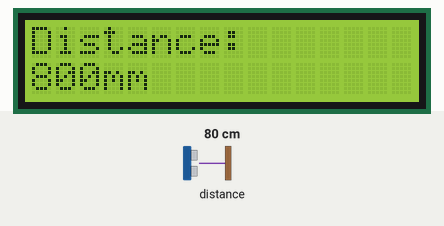
Simulated run of this sketch. Board: Arduino Uno, built with avr-gcc and run on an emulated ATmega328P. On the bench: 16×2 character LCD. The test bench sets the inputs (shaded band); at power-on: distance to the obstacle 80 cm. What the sketch prints to the serial monitor is not drawn.

Above: at 1.2 s.
1.3 s: distance to the obstacle set to 250 cm
At 1.9 s:
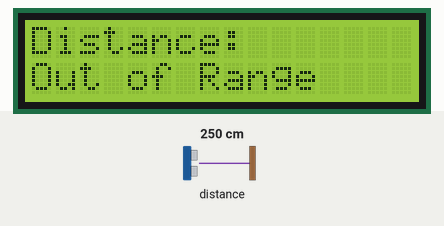
2.8 s: distance to the obstacle set to 2 cm
At 3.4 s:
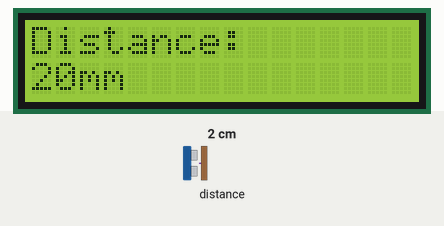
4.3 s: distance to the obstacle set to 4 cm
At 5.0 s:
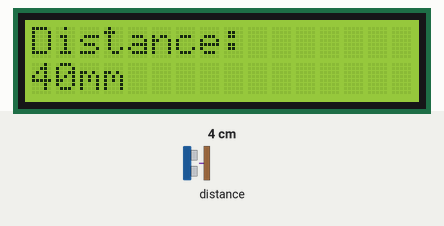
5.9 s: distance to the obstacle set to 299 cm
At 7.2 s:
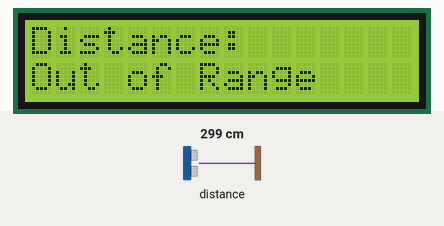
Timing chart, 0 to 8.7 s (numbered marks = the images above; inputs shaded):
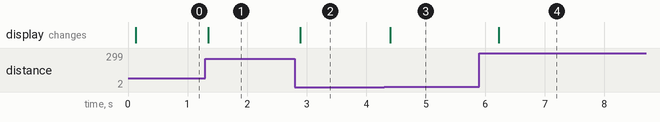

The sketch:

LaserTOF_VL53L0X-LCD_display.ino
```cpp
 /*

Measure distance with VL53L0X using display LCD1602 with attached I2C module
Distance is displayed in mm (melimeter) or cm (centimeter).

Part of this was from code from Robojax.com
Pin connection

VL53L0X Pin  Arduino Pin
VCC         5V
GND         GND
SDA         A4 or SDA pin 27
SCL         A5 or SCL pin 28
GPIO1       not connected
XSHUT       D12 (digital 12 or pin 12)

LCD1602 Pin

*/

//I2C library
#include <Wire.h>
// Several libraries exist, the pololu library seemed most appropriate.
//See https://github.com/pololu/vl53l0x-arduino for API fcns.
#include <VL53L0X.h>

//create VL53L0X object
VL53L0X sensor;

//Does not use std library LiquidCrystal
//Look at LiquidCrystal arduino page to to get idea of most functions.
#include <LiquidCrystal_I2C.h>
// Set the LCD address to 0x27 for a 16 chars and 2 line display
//0x27 is typical for LCD i2C
LiquidCrystal_I2C lcd(0x27, 16, 2);

const int type = 1;// 1=mm , 2= cm
String unit;// variable for unit, mm or cm
int distance;
int timing_budget;
int cnt;
boolean setOk;

// Uncomment this line to use long range mode. This
// increases the sensitivity of the sensor and extends its
// potential range, but increases the likelihood of getting
// an inaccurate reading because of reflections from objects
// other than the intended target. It works best in dark
// conditions.

//#define LONG_RANGE


//This code and the setup code for LONG_RANGE or HIGH_ACCURACY ARE FROM
//https://github.com/pololu/vl53l0x-arduino/blob/master/examples/Single/Single.ino
// Uncomment ONE of these two lines to get
// - higher speed at the cost of lower accuracy OR
// - higher accuracy at the cost of lower speed

//#define HIGH_SPEED
//#define HIGH_ACCURACY

void setup()
{
  Serial.begin(9600);
  Wire.begin();
  sensor.init();

  //if (!sensor.init())
  //{
  //  Serial.println("Failed to detect and initialize sensor!");
  //  while (1) {}
  //}

  sensor.setTimeout(500);

//#if defined LONG_RANGE above
  // lower the return signal rate limit (default is 0.25 MCPS)
  //sensor.setSignalRateLimit(0.1);
  // increase laser pulse periods (defaults are 14 and 10 PCLKs)
 // sensor.setVcselPulsePeriod(VL53L0X::VcselPeriodPreRange, 18);
 // sensor.setVcselPulsePeriod(VL53L0X::VcselPeriodFinalRange, 14);
//#endif

//#if defined HIGH_SPEED
  // reduce timing budget to 20 ms (default is about 33 ms)
  //note values are in nanoseconds
  //sensor.setMeasurementTimingBudget(20000);
//#elif defined HIGH_ACCURACY
  // increase timing budget to 200 ms
  //sensor.setMeasurementTimingBudget(200000);
//#endif
//}

  //Check sensor time  budget )accuracy and distance0
  timing_budget = sensor.getMeasurementTimingBudget();
  Serial.print("Timing budget is: ");
  Serial.print(timing_budget);
  Serial.println(" us");
  // BE CAREFUL; THESE CHANGES MAY ONLY BE APPLICABBLE TO WHEN USING readRangeSingleMillimeters()
  //if (timinG_budget < 66000) {
  //   setOk = sensor.setMeasurementTimingBudget(99000);
  //   }
  // if setOk != 1){
  //   serial.println("TimingBudget not set right");
  //   }
  //Set a timeout period in milliseconds after which read operations will abort if the sensor
  //is not ready. A value of 0 disables the timeout.
  sensor.setTimeout(500);

  // Start continuous back-to-back mode (take readings as
  // fast as possible).  To use continuous timed mode
  // instead, provide a desired inter-measurement period in
  // ms (e.g. sensor.startContinuous(100)).
  sensor.startContinuous();
  //next would be used with a btn or some trigger to take single reading.
  //the 1602 code in loop() would need to be transferred here.
  //readRangeSingleMillimeters()

  // initialize the LCD,
  lcd.begin(16,2);
  // Turn on the blacklight and print a message.
  lcd.backlight(); //turn off with noBlacklight()
  lcd.clear();
  lcd.print("Distance:");
  Serial.print("Distance: ");
  cnt = 0;
  //take 1000 measurements
 for (cnt = 0; cnt <= 1000; cnt++){
   distance = sensor.readRangeContinuousMillimeters(); //must start with starContinuou(), which is already triggered above.
   //int distance = sensor.startContinuous(100); //take data every 100 ms
   //start of loop code for LCD with I2C
   //lcd.clear(); //will clear display and set cursor to upper left (0,0)
   //for 2m need 4 characters. but could be 2-4 characters.
   //lcd.setCursor (0,1); // go to start of 2nd line
   //lcd.print("Dist.: ");
   lcd.setCursor (0,1); // go to data start of 2nd line position 0 of lcd display
   lcd.print("               "); //clear the data area,chr 0-15
   if(type ==2){
     float distanceCM = (float) (distance/10.0);
     unit ="cm";
     lcd.print(distanceCM);
     Serial.print(distanceCM);
     Serial.print(unit);
    }
  else{
   //deal with out of range
   // found from early experiments that if no reading the VL53L0X
   // puts out a number 8190. This is way beyond the range of the sensor
   // so is easy to deal with
    if (distance > 8100){
      lcd.setCursor(0,1); // 1st chr; 2nd row
      lcd.print("Out of Range");
      Serial.print("Out of Range");
      }
      else {
        unit ="mm";
        lcd.setCursor(0,1); //first chr; 2nd row
        lcd.print(distance);
        lcd.print(unit);
        Serial.print(distance);
        //print unit next to number; not used, because
        //data was to be transferred from Serial Monitor to Excel
        //Serial.print(unit);
      }
  }

  if (sensor.timeoutOccurred()) { Serial.print(" TIMEOUT"); }
  Serial.println();
  //Data rate could  be as low as 33 ms or 66 ms for better accuracy.
  //Fount that a delay of 100 made reading the LCD display difficult because
  //10s and units value changed so fast could not read, so changed to 250 ms
  // or 4Hz
  delay(250);
 } //if cnt
  lcd.setCursor (0,1); // go to data start of 2nd line position 0
  lcd.print("               "); //clear the data area,chr 0-15
 }

void loop(){
  Serial.println("Done");
  lcd.setCursor (0,1);
  lcd.print("Done");
  //Because manually stopping and starting, do not want many extraneous
  //readings of "Done" so increase delay after 1000 cnts reached.
  delay(2000);
  }
```

Measured:
- after the input at 1.3 s, the display: changes after 0.05 s (image 1)
- after the input at 2.8 s, the display: changes after 0.09 s (image 2)
- after the input at 4.3 s, the display: changes after 0.10 s (image 3)
- after the input at 5.9 s, the display: changes after 0.33 s (image 4)
